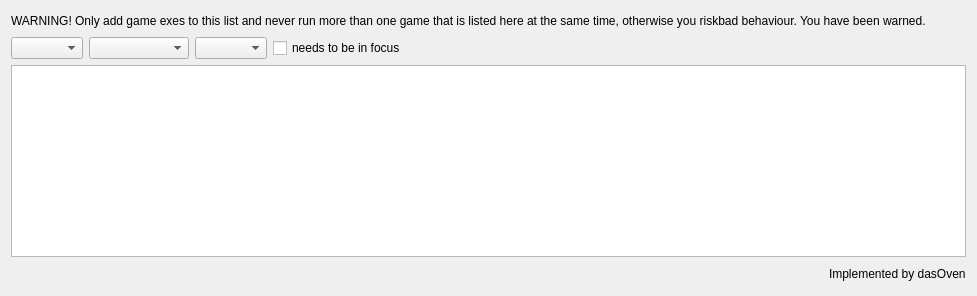
     <widget class="QWidget" name="executableTab">
      <property name="cursor">
       <cursorShape>ArrowCursor</cursorShape>
      </property>
      <attribute name="title">
       <string>Executable</string>
      </attribute>
      <layout class="QVBoxLayout" name="verticalLayout_11">
       <item>
        <layout class="QHBoxLayout" name="horizontalLayout_24">
         <item>
          <widget class="QLabel" name="label_24">
           <property name="text">
            <string>WARNING! Only add game exes to this list and never run more than one game that is listed here at the same time, otherwise you riskbad behaviour. You have been warned.</string>
           </property>
          </widget>
         </item>
         <item>
          <spacer name="horizontalSpacer_22">
           <property name="orientation">
            <enum>Qt::Horizontal</enum>
           </property>
           <property name="sizeHint" stdset="0">
            <size>
             <width>40</width>
             <height>20</height>
            </size>
           </property>
          </spacer>
         </item>
        </layout>
       </item>
       <item>
        <layout class="QHBoxLayout" name="horizontalLayout_23">
         <item>
          <widget class="QComboBox" name="executable"/>
         </item>
         <item>
          <widget class="QComboBox" name="executableScenes">
           <property name="minimumSize">
            <size>
             <width>100</width>
             <height>0</height>
            </size>
           </property>
          </widget>
         </item>
         <item>
          <widget class="QComboBox" name="executableTransitions"/>
         </item>
         <item>
          <widget class="QCheckBox" name="requiresFocusCheckBox">
           <property name="text">
            <string>needs to be in focus</string>
           </property>
           <property name="autoRepeatInterval">
            <number>100</number>
           </property>
          </widget>
         </item>
         <item>
          <spacer name="horizontalSpacer_21">
           <property name="orientation">
            <enum>Qt::Horizontal</enum>
           </property>
           <property name="sizeHint" stdset="0">
            <size>
             <width>40</width>
             <height>20</height>
            </size>
           </property>
          </spacer>
         </item>
        </layout>
       </item>
       <item>
        <widget class="QListWidget" name="executableSwitchesList">
         <property name="enabled">
          <bool>true</bool>
         </property>
         <property name="sortingEnabled">
          <bool>true</bool>
         </property>
        </widget>
       </item>
       <item>
        <layout class="QHBoxLayout" name="horizontalLayout_22">
         <item>
          <widget class="QPushButton" name="executableAdd">
           <property name="maximumSize">
            <size>
             <width>22</width>
             <height>22</height>
            </size>
           </property>
           <property name="flat">
            <bool>true</bool>
           </property>
           <property name="themeID" stdset="0">
            <string notr="true">addIconSmall</string>
           </property>
          </widget>
         </item>
         <item>
          <widget class="QPushButton" name="executableRemove">
           <property name="maximumSize">
            <size>
             <width>22</width>
             <height>22</height>
            </size>
           </property>
           <property name="flat">
            <bool>true</bool>
           </property>
           <property name="themeID" stdset="0">
            <string notr="true">removeIconSmall</string>
           </property>
          </widget>
         </item>
         <item>
          <spacer name="horizontalSpacer_20">
           <property name="orientation">
            <enum>Qt::Horizontal</enum>
           </property>
           <property name="sizeHint" stdset="0">
            <size>
             <width>40</width>
             <height>20</height>
            </size>
           </property>
          </spacer>
         </item>
         <item>
          <widget class="QLabel" name="label_25">
           <property name="text">
            <string>Implemented by dasOven</string>
           </property>
          </widget>
         </item>
        </layout>
       </item>
      </layout>
     </widget>
